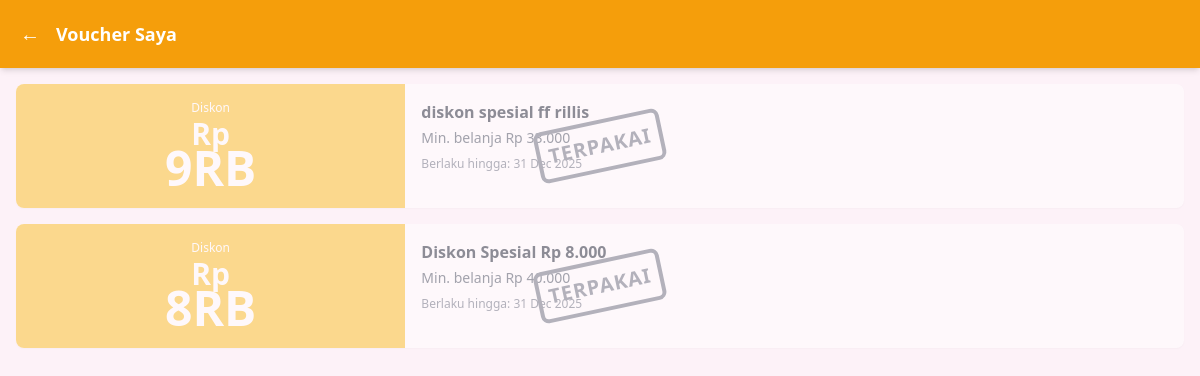
The app's page /user/voucher_saya.php (signed in) with its own data.
### tables this page shows
CREATE TABLE `user_vouchers` (
  `id` int(11) NOT NULL AUTO_INCREMENT,
  `id_user` int(11) NOT NULL,
  `id_voucher` int(11) NOT NULL,
  `status` enum('tersedia','terpakai') NOT NULL DEFAULT 'tersedia',
  `tanggal_klaim` timestamp NOT NULL DEFAULT current_timestamp(),
  PRIMARY KEY (`id`),
  KEY `id_user` (`id_user`),
  KEY `id_voucher` (`id_voucher`),
  CONSTRAINT `user_vouchers_ibfk_1` FOREIGN KEY (`id_user`) REFERENCES `users` (`id`) ON DELETE CASCADE,
  CONSTRAINT `user_vouchers_ibfk_2` FOREIGN KEY (`id_voucher`) REFERENCES `vouchers` (`id`) ON DELETE CASCADE
);

CREATE TABLE `vouchers` (
  `id` int(11) NOT NULL AUTO_INCREMENT,
  `kode_voucher` varchar(50) NOT NULL,
  `deskripsi` text NOT NULL,
  `potongan_harga` int(11) NOT NULL,
  `min_pembelian` int(11) NOT NULL,
  `berlaku_hingga` date DEFAULT NULL,
  PRIMARY KEY (`id`),
  UNIQUE KEY `kode_voucher` (`kode_voucher`)
);

### user/voucher_saya.php (the view, shortened to what this page needs)
<?php
require 'koneksi.php';
$id_user = $_SESSION['user_id'];
$query = "
    SELECT
        v.kode_voucher,
        v.deskripsi,
        v.potongan_harga,
        v.min_pembelian,
        v.berlaku_hingga,
        uv.status
    FROM user_vouchers uv
    JOIN vouchers v ON uv.id_voucher = v.id
    WHERE uv.id_user = ?
    ORDER BY uv.status ASC, v.berlaku_hingga ASC
";
$stmt = $conn->prepare($query);
$stmt->bind_param("i", $id_user);
$stmt->execute();
$result = $stmt->get_result();
$vouchers = $result->fetch_all(MYSQLI_ASSOC);
function formatRupiah($angka) {
    return number_format($angka, 0, ',', '.');
}
?>
<!DOCTYPE html>
<html lang="id">
<head>
    <script src="https://cdn.tailwindcss.com"></script>
</head>
<body class="bg-pink-50 min-h-screen">
    <header class="bg-amber-500 p-5 flex items-center text-white font-semibold text-lg shadow-md sticky top-0 z-20">
        <a href="profil.php" class="mr-4 text-xl">&larr;</a>
        <h1>Voucher Saya</h1>
    </header>
    <main class="p-4">
        <?php if (empty($vouchers)): ?>
            <div class="text-center mt-20">
                <i class="ph-ticket text-6xl text-gray-400"></i>
                <p class="mt-4 text-gray-600">Anda belum memiliki voucher.</p>
                <p class="text-sm text-gray-500">Ayo cari voucher menarik!</p>
                <a href="poin_voucher.php" class="mt-6 inline-block px-6 py-2 bg-amber-500 text-white rounded-lg font-bold hover:bg-amber-600 transition-colors">
                    Cari Voucher
                </a>
            </div>
        <?php else: ?>
            <div class="space-y-4">
                <?php foreach ($vouchers as $v): ?>
                    <?php
                        $is_terpakai = $v['status'] === 'terpakai';
                        $is_kadaluarsa = $v['berlaku_hingga'] && (new DateTime($v['berlaku_hingga']) < new DateTime('today'));
                        $is_disabled = $is_terpakai || $is_kadaluarsa;
                    ?>
                    <div class="relative bg-white rounded-lg shadow-sm overflow-hidden flex <?= $is_disabled ? 'opacity-50' : '' ?>">
                        <div class="bg-amber-400 text-white flex flex-col items-center justify-center p-4 w-1/3 text-center">
                            <span class="text-xs">Diskon</span>
                            <span class="text-2xl lg:text-3xl font-bold">Rp</span>
                            <span class="text-4xl lg:text-5xl font-bold -mt-2"><?= number_format($v['potongan_harga'] / 1000) ?>RB</span>
                        </div>
                        <div class="p-4 flex-1">
                            <h3 class="font-bold text-gray-800"><?= htmlspecialchars($v['deskripsi']) ?></h3>
                            <p class="text-sm text-gray-600 mt-1">Min. belanja Rp <?= formatRupiah($v['min_pembelian']) ?></p>
                            <p class="text-xs text-gray-500 mt-2">
                                Berlaku hingga: <?= date('d M Y', strtotime($v['berlaku_hingga'])) ?>
                            </p>
                        </div>
                        <?php if ($is_disabled): ?>
                        <div class="absolute top-1/2 left-1/2 -translate-x-1/2 -translate-y-1/2">
                            <div class="border-4 <?= $is_terpakai ? 'border-gray-500 text-gray-500' : 'border-red-500 text-red-500' ?> rounded-lg p-2 transform -rotate-12">
                                <h4 class="text-xl font-bold tracking-wider uppercase"><?= $is_terpakai ? 'Terpakai' : 'Kadaluarsa' ?></h4>
                            </div>
                        </div>
                        <?php endif; ?>
                    </div>
                <?php endforeach; ?>
            </div>
        <?php endif; ?>
    </main>
</body>
</html>

### records on screen
user_vouchers: $v['potongan_harga']/1000 "9", id_voucher.deskripsi "diskon spesial ff rillis", id_voucher.min_pembelian "33.000", id_voucher.berlaku_hingga "31 Dec 2025", status "TERPAKAI"
user_vouchers: $v['potongan_harga']/1000 "8", id_voucher.deskripsi "Diskon Spesial Rp 8.000", id_voucher.min_pembelian "40.000", id_voucher.berlaku_hingga "31 Dec 2025", status "TERPAKAI"
